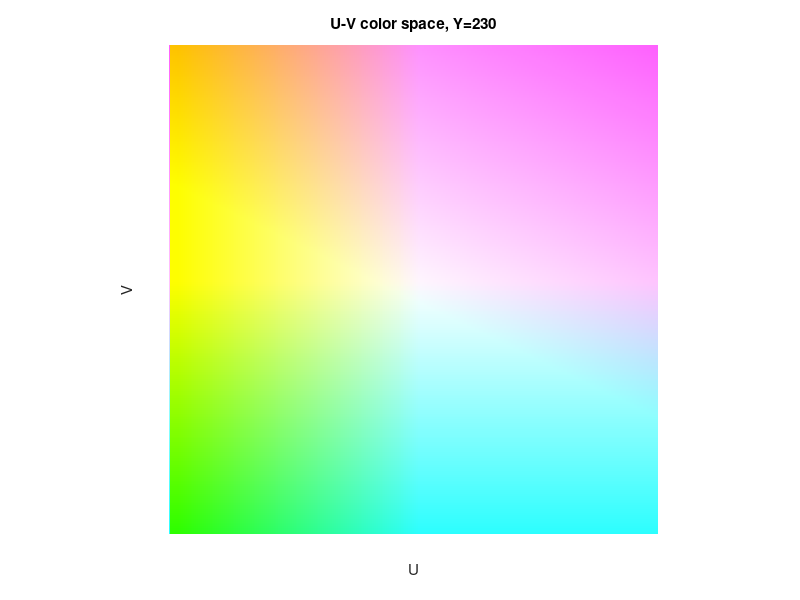

This figure's MATLAB source:
% Paint YUV color space

%YUV to RGB conversion matrix
U2R=[298 0 409;
    298 -100 -208;
    298 516 0];
U2R=U2R/256;

Y=230; %maximum
C=Y-16;
Irgb=zeros(256,256,3);
for nV=1:256,
   V=nV-1;
   for nU=1:256,
      U=nU-1;
      D=U-128;
      E=V-128;
      aux0=[C;D;E]; %data vector
      offs=[0.5;0.5;0.5]; %offset
      aux1=(U2R*aux0)+offs; %convert pixel to RGB
      aux1=uint8(aux1); %clip values into 0..255
      Irgb(257-nV,nU,:)=aux1; %put pixel in image     
   end;
end;

Irgb=Irgb/256; %0..1 values range

%display
figure (1)
imshow(Irgb);
title('U-V color space, Y=230');
xlabel('U'); ylabel('V');
